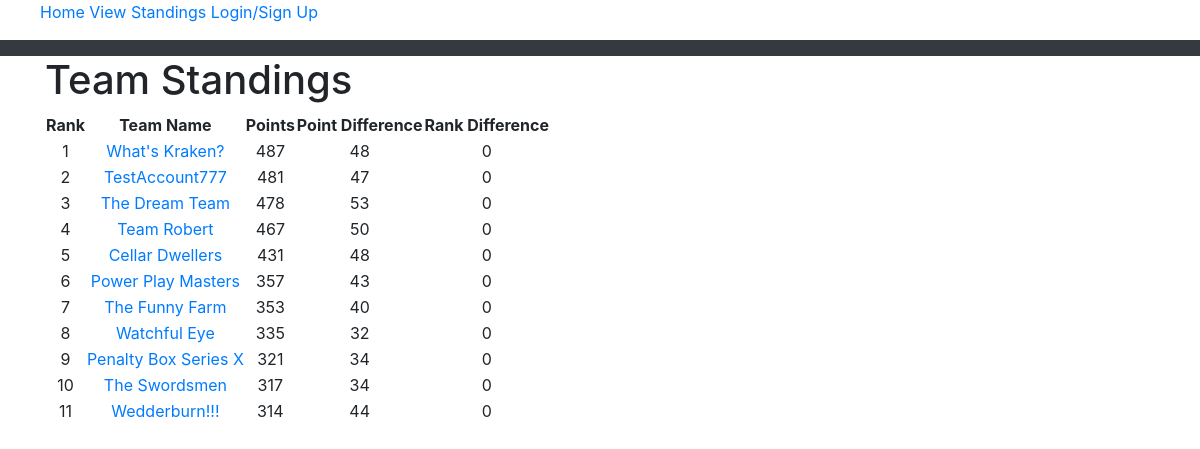
The page /teamStandings on the database as committed earlier.
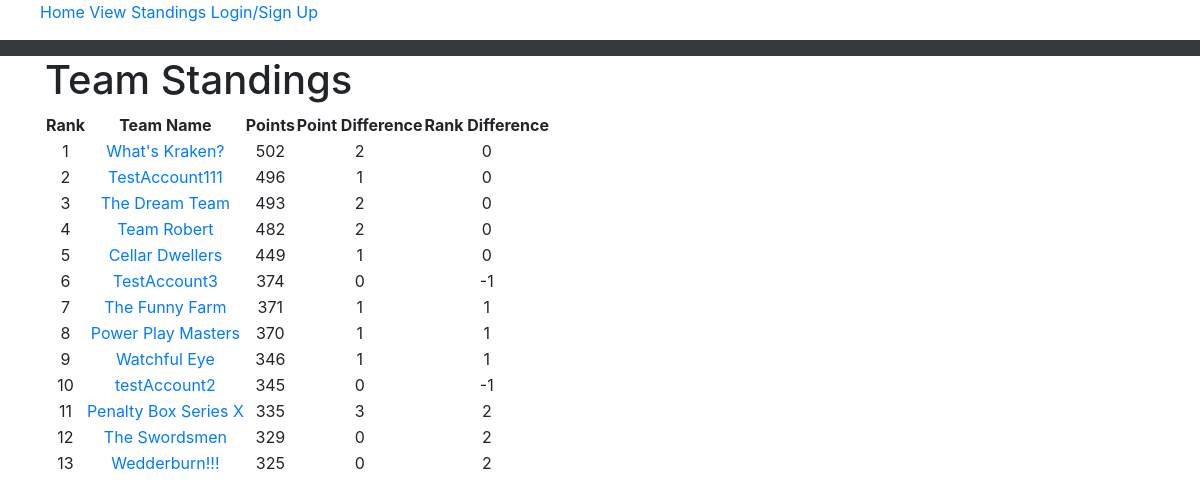
The same page on the database as committed later.
### tables this page shows
CREATE TABLE "standings" (
	"teamID" 	int not NULL,
	"points"	int not NULL DEFAULT 0,
	"pointsYesterday"	int not NULL DEFAULT 0,
	"rank"	int not NULL DEFAULT 0,
	"rankYesterday"	int not NULL DEFAULT 0,
	PRIMARY KEY("teamID"),
	CONSTRAINT "standings-fk-teamID"
	FOREIGN KEY ("teamID")
    REFERENCES poolTeams ("teamID")
);

CREATE TABLE "poolTeams" (
	"teamID"	INTEGER NOT NULL,
	"teamName"	varchar(40) NOT NULL,
	"username"	varchar(30) NOT NULL,
	"player1"	INTEGER NOT NULL,
	"player2"	INTEGER NOT NULL,
	"player3"	INTEGER NOT NULL,
	"player4"	INTEGER NOT NULL,
	"player5"	INTEGER NOT NULL,
	"player6"	INTEGER NOT NULL,
	"player7"	INTEGER NOT NULL,
	"player8"	INTEGER NOT NULL,
	"player9"	INTEGER NOT NULL,
	"player10"	INTEGER NOT NULL,
	"player11"	INTEGER NOT NULL,
	"player12"	INTEGER NOT NULL,
	"player13"	INTEGER NOT NULL,
	"player14"	INTEGER NOT NULL,
	"player15"	INTEGER NOT NULL,
	"player16"	INTEGER NOT NULL,
	"player17"	INTEGER NOT NULL,
	"player18"	INTEGER NOT NULL,
	"player19"	INTEGER NOT NULL,
	"player20"	INTEGER NOT NULL,
	"player21"	INTEGER NOT NULL,
	"teamLogo"	TEXT NOT NULL,
	CONSTRAINT "poolTeams-fk-player15" FOREIGN KEY("player15") REFERENCES "players"("playerID"),
	CONSTRAINT "poolTeams-fk-player6" FOREIGN KEY("player6") REFERENCES "players"("playerID"),
	CONSTRAINT "poolTeams-fk-player11" FOREIGN KEY("player11") REFERENCES "players"("playerID"),
	CONSTRAINT "poolTeams-fk-player1" FOREIGN KEY("player1") REFERENCES "players"("playerID"),
	CONSTRAINT "poolTeams-fk-player3" FOREIGN KEY("player3") REFERENCES "players"("playerID"),
	CONSTRAINT "poolTeams-fk-player12" FOREIGN KEY("player12") REFERENCES "players"("playerID"),
	CONSTRAINT "poolTeams-fk-player20" FOREIGN KEY("player20") REFERENCES "players"("playerID"),
	CONSTRAINT "poolTeams-fk-users" FOREIGN KEY("username") REFERENCES "users"("username"),
	CONSTRAINT "poolTeams-fk-player13" FOREIGN KEY("player13") REFERENCES "players"("playerID"),
	CONSTRAINT "poolTeams-fk-player14" FOREIGN KEY("player14") REFERENCES "players"("playerID"),
	CONSTRAINT "poolTeams-fk-player18" FOREIGN KEY("player18") REFERENCES "players"("playerID"),
	CONSTRAINT "poolTeams-fk-player10" FOREIGN KEY("player10") REFERENCES "players"("playerID"),
	CONSTRAINT "poolTeams-fk-player9" FOREIGN KEY("player9") REFERENCES "players"("playerID"),
	CONSTRAINT "poolTeams-fk-player2" FOREIGN KEY("player2") REFERENCES "players"("playerID"),
	CONSTRAINT "poolTeams-fk-player5" FOREIGN KEY("player5") REFERENCES "players"("playerID"),
	CONSTRAINT "poolTeams-fk-player7" FOREIGN KEY("player7") REFERENCES "players"("playerID"),
	CONSTRAINT "poolTeams-fk-player19" FOREIGN KEY("player19") REFERENCES "players"("playerID"),
	CONSTRAINT "poolTeams-fk-player21" FOREIGN KEY("player21") REFERENCES "players"("playerID"),
	CONSTRAINT "poolTeams-fk-player4" FOREIGN KEY("player4") REFERENCES "players"("playerID"),
	CONSTRAINT "poolTeams-fk-player8" FOREIGN KEY("player8") REFERENCES "players"("playerID"),
	PRIMARY KEY("teamID" AUTOINCREMENT),
	CONSTRAINT "poolTeams-fk-player17" FOREIGN KEY("player17") REFERENCES "players"("playerID"),
	CONSTRAINT "poolTeams-fk-player16" FOREIGN KEY("player16") REFERENCES "players"("playerID")
);

### application.py (the view)
@app.route("/teamStandings")
def teamStandings():
    while True:
        try:
            db.connect()
            teamStandings = db.getTeamStandings()
            return render_template("teamStandings.html", teamStandings=teamStandings, username=getUserInfo(),
                                   permission=getUserPermission(), userTeamID=getUserTeamID())
        except sqlite3.ProgrammingError:
            db.close()

### application.py (called while the page is built)
def userTeam():
    while (True):
        try:
            db.connect()
            username = None
            teamInPool = False
            if "username" in session:
                username = session["username"]
                if (db.checkForUserInPool(username)):
                    teamInPool = True
            return teamInPool
        except sqlite3.ProgrammingError:
            db.close()

def getUserTeamID():
    while (True):
        try:
            db.connect()
            username = None
            teamID = None
            if(userTeam()):
                username = session["username"]
                teamID = db.getUserPoolTeamID(username)
            return teamID
        except sqlite3.ProgrammingError:
            db.close()

def getUserInfo():
    username = None
    if "username" in session:
        username = session["username"]
    return username

def getUserPermission():
    permission = None
    if "permission" in session:
        permission = session["permission"]
    return permission

### db.py (called while the page is built, shortened)
def connect():
    global conn

### templates/teamStandings.html (shortened to what this page needs)
{% extends "base.html" %}
{% block content %}
    <h1>Team Standings</h1>
    <table style="text-align:center">
        <tr><th>Rank</th><th>Team Name</th><th>Points</th><th>Point Difference</th><th>Rank Difference</th></tr>
        {% for team in teamStandings %}
            <tr><td>{{team[4]}}</td><td><a href="{{ url_for('teamStats', teamID=team[0]) }}">{{team[1]}}</a></td><td>
                {{team[2]}}</td><td>{{team[2]-team[3]}}</td><td>{{team[4]-team[5]}}</td></tr>
        {% endfor %}
    </table>
{% endblock %}

Rows that differ between the two databases and show on the page:
changed standings "What's Kraken?": points "487" → "502"; team[2]-team[3] "48" → "2"
changed standings: teamName "TestAccount777" → "TestAccount111"; points "481" → "496"; team[2]-team[3] "47" → "1"
changed standings "The Dream Team": points "478" → "493"; team[2]-team[3] "53" → "2"
changed standings "Team Robert": points "467" → "482"; team[2]-team[3] "50" → "2"
changed standings "Cellar Dwellers": points "431" → "449"; team[2]-team[3] "48" → "1"
added standings: rank "6", teamName "TestAccount3", points "374", team[2]-team[3] "0", team[4]-team[5] "-1"
changed standings "The Funny Farm": points "353" → "371"; team[2]-team[3] "40" → "1"; team[4]-team[5] "0" → "1"; moves up the list
changed standings "Power Play Masters": rank "6" → "8"; points "357" → "370"; team[2]-team[3] "43" → "1"; team[4]-team[5] "0" → "1"
changed standings "Watchful Eye": rank "8" → "9"; points "335" → "346"; team[2]-team[3] "32" → "1"; team[4]-team[5] "0" → "1"
added standings: rank "10", teamName "testAccount2", points "345", team[2]-team[3] "0", team[4]-team[5] "-1"
changed standings "Penalty Box Series X": rank "9" → "11"; points "321" → "335"; team[2]-team[3] "34" → "3"; team[4]-team[5] "0" → "2"
changed standings "The Swordsmen": rank "10" → "12"; points "317" → "329"; team[2]-team[3] "34" → "0"; team[4]-team[5] "0" → "2"
changed standings "Wedderburn!!!": rank "11" → "13"; points "314" → "325"; team[2]-team[3] "44" → "0"; team[4]-team[5] "0" → "2"
